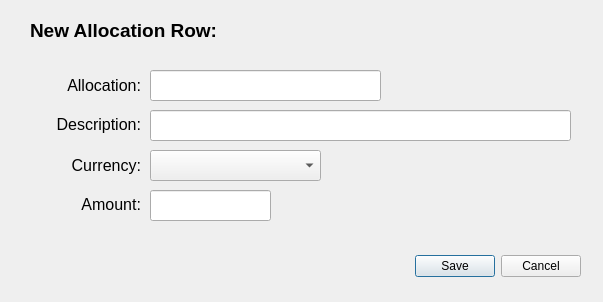
<?xml version="1.0" encoding="UTF-8"?>
<ui version="4.0">
 <class>Win_Add_Row_Allocation</class>
 <widget class="QDialog" name="Win_Add_Row_Allocation">
  <property name="geometry">
   <rect>
    <x>0</x>
    <y>0</y>
    <width>603</width>
    <height>302</height>
   </rect>
  </property>
  <property name="windowTitle">
   <string>Dialog</string>
  </property>
  <widget class="QDialogButtonBox" name="buttonBox">
   <property name="geometry">
    <rect>
     <x>240</x>
     <y>250</y>
     <width>341</width>
     <height>32</height>
    </rect>
   </property>
   <property name="orientation">
    <enum>Qt::Horizontal</enum>
   </property>
   <property name="standardButtons">
    <set>QDialogButtonBox::Cancel|QDialogButtonBox::Save</set>
   </property>
  </widget>
  <widget class="QLabel" name="label">
   <property name="geometry">
    <rect>
     <x>30</x>
     <y>20</y>
     <width>351</width>
     <height>20</height>
    </rect>
   </property>
   <property name="font">
    <font>
     <pointsize>14</pointsize>
     <bold>true</bold>
    </font>
   </property>
   <property name="text">
    <string>New Allocation Row:</string>
   </property>
  </widget>
  <widget class="QComboBox" name="comboBox_Currency">
   <property name="geometry">
    <rect>
     <x>150</x>
     <y>150</y>
     <width>171</width>
     <height>31</height>
    </rect>
   </property>
   <property name="font">
    <font>
     <pointsize>12</pointsize>
    </font>
   </property>
  </widget>
  <widget class="QLabel" name="label_2">
   <property name="geometry">
    <rect>
     <x>30</x>
     <y>70</y>
     <width>111</width>
     <height>31</height>
    </rect>
   </property>
   <property name="font">
    <font>
     <pointsize>12</pointsize>
    </font>
   </property>
   <property name="text">
    <string>Allocation:</string>
   </property>
   <property name="alignment">
    <set>Qt::AlignRight|Qt::AlignTrailing|Qt::AlignVCenter</set>
   </property>
  </widget>
  <widget class="QLabel" name="label_3">
   <property name="geometry">
    <rect>
     <x>30</x>
     <y>109</y>
     <width>111</width>
     <height>31</height>
    </rect>
   </property>
   <property name="font">
    <font>
     <pointsize>12</pointsize>
    </font>
   </property>
   <property name="text">
    <string>Description:</string>
   </property>
   <property name="alignment">
    <set>Qt::AlignRight|Qt::AlignTrailing|Qt::AlignVCenter</set>
   </property>
  </widget>
  <widget class="QLabel" name="label_4">
   <property name="geometry">
    <rect>
     <x>20</x>
     <y>189</y>
     <width>121</width>
     <height>31</height>
    </rect>
   </property>
   <property name="font">
    <font>
     <pointsize>12</pointsize>
    </font>
   </property>
   <property name="text">
    <string>Amount:</string>
   </property>
   <property name="alignment">
    <set>Qt::AlignRight|Qt::AlignTrailing|Qt::AlignVCenter</set>
   </property>
  </widget>
  <widget class="QLabel" name="label_5">
   <property name="geometry">
    <rect>
     <x>20</x>
     <y>150</y>
     <width>121</width>
     <height>31</height>
    </rect>
   </property>
   <property name="font">
    <font>
     <pointsize>12</pointsize>
    </font>
   </property>
   <property name="text">
    <string>Currency:</string>
   </property>
   <property name="alignment">
    <set>Qt::AlignRight|Qt::AlignTrailing|Qt::AlignVCenter</set>
   </property>
  </widget>
  <widget class="QLineEdit" name="lineEdit_Allocation">
   <property name="geometry">
    <rect>
     <x>150</x>
     <y>70</y>
     <width>231</width>
     <height>31</height>
    </rect>
   </property>
   <property name="font">
    <font>
     <pointsize>12</pointsize>
    </font>
   </property>
  </widget>
  <widget class="QLineEdit" name="lineEdit_Description">
   <property name="geometry">
    <rect>
     <x>150</x>
     <y>110</y>
     <width>421</width>
     <height>31</height>
    </rect>
   </property>
   <property name="font">
    <font>
     <pointsize>12</pointsize>
    </font>
   </property>
  </widget>
  <widget class="QLineEdit" name="lineEdit_Amount">
   <property name="geometry">
    <rect>
     <x>150</x>
     <y>190</y>
     <width>121</width>
     <height>31</height>
    </rect>
   </property>
   <property name="font">
    <font>
     <pointsize>12</pointsize>
    </font>
   </property>
  </widget>
 </widget>
 <resources/>
 <connections>
  <connection>
   <sender>buttonBox</sender>
   <signal>accepted()</signal>
   <receiver>Win_Add_Row_Allocation</receiver>
   <slot>accept()</slot>
   <hints>
    <hint type="sourcelabel">
     <x>248</x>
     <y>254</y>
    </hint>
    <hint type="destinationlabel">
     <x>157</x>
     <y>274</y>
    </hint>
   </hints>
  </connection>
  <connection>
   <sender>buttonBox</sender>
   <signal>rejected()</signal>
   <receiver>Win_Add_Row_Allocation</receiver>
   <slot>reject()</slot>
   <hints>
    <hint type="sourcelabel">
     <x>316</x>
     <y>260</y>
    </hint>
    <hint type="destinationlabel">
     <x>286</x>
     <y>274</y>
    </hint>
   </hints>
  </connection>
 </connections>
</ui>
